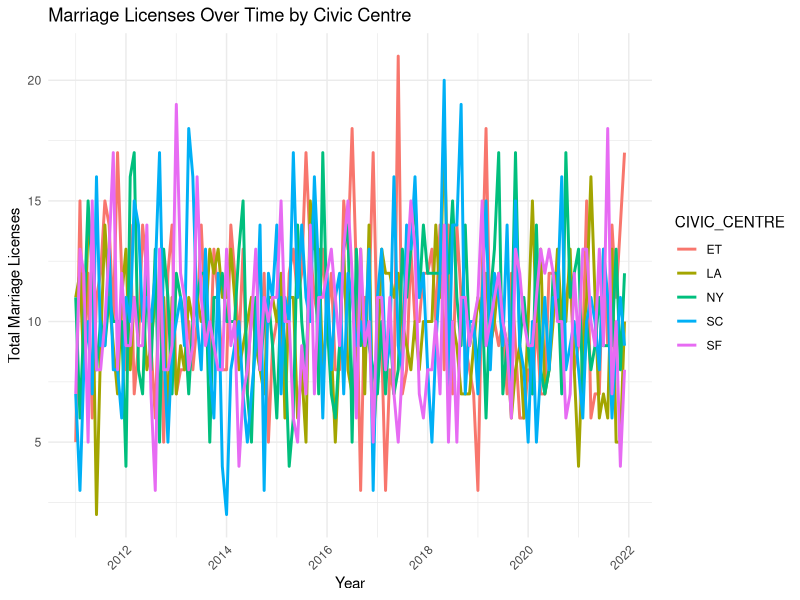
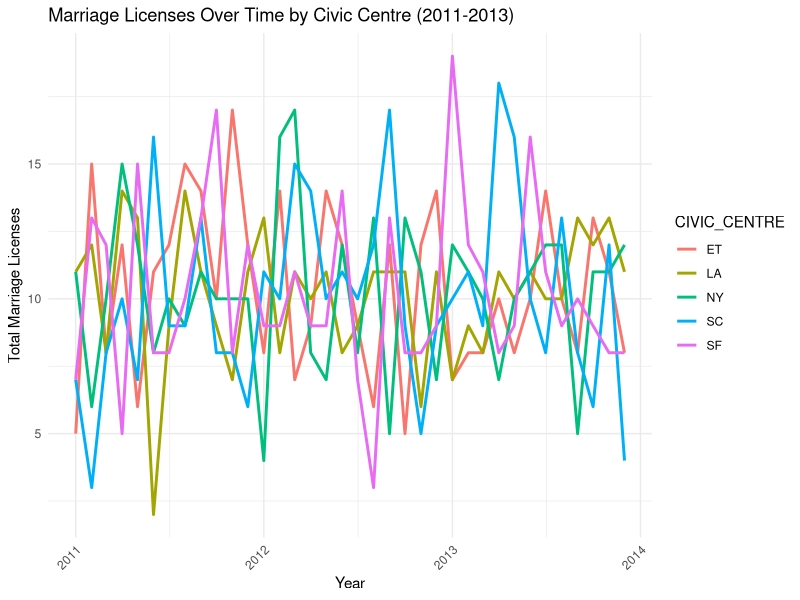

Recreate these plots in R, in order.
## ---- chunk 1
#| include: false
#| warning: false
#| message: false

library(tidyverse)
library(ggplot2)
library(dplyr)

#### Read data ####
data <-
  read_csv(
    file = "../data/analysis_data/analysis_marriage_data.csv",
    show_col_types = FALSE)
## ---- chunk 2
#| label: fig-one
#| fig-cap: Number of Licenses of Marriage for each Civic Centre from 2011 to 2021
#| echo: false
#| message: false

# Grouping the data by date and CIVIC_CENTRE, summing the marriage licenses
total_licenses <- data %>%
  group_by(date, CIVIC_CENTRE) %>%
  summarize(Total_Licenses = sum(MARRIAGE_LICENSES), .groups = 'drop')

# Create the line plot
ggplot(total_licenses, aes(x = date, y = Total_Licenses, color = CIVIC_CENTRE)) +
  geom_line(size = 1) +
  labs(x = "Year", y = "Total Marriage Licenses", 
       title = "Marriage Licenses Over Time by Civic Centre") +
  theme_minimal() +
  theme(axis.text.x = element_text(angle = 45, hjust = 1))
## ---- chunk 3
#| label: fig-two
#| fig-cap: Number of Licenses of Marriage for each Civic Centre from 2011 to 2013
#| echo: false
#| message: false

# Summarize total licenses, filtering for the desired date range (2011-2013)
total_licenses <- data %>%
  filter(date >= as.Date("2011-01-01") & date <= as.Date("2013-12-31")) %>%
  group_by(date, CIVIC_CENTRE) %>%
  summarize(Total_Licenses = sum(MARRIAGE_LICENSES, na.rm = TRUE), .groups = 'drop')

# Create the line plot
ggplot(total_licenses, aes(x = date, y = Total_Licenses, color = CIVIC_CENTRE)) +
  geom_line(linewidth = 1) +
  labs(x = "Year", y = "Total Marriage Licenses", 
       title = "Marriage Licenses Over Time by Civic Centre (2011-2013)") +
  theme_minimal() +
  theme(axis.text.x = element_text(angle = 45, hjust = 1))
